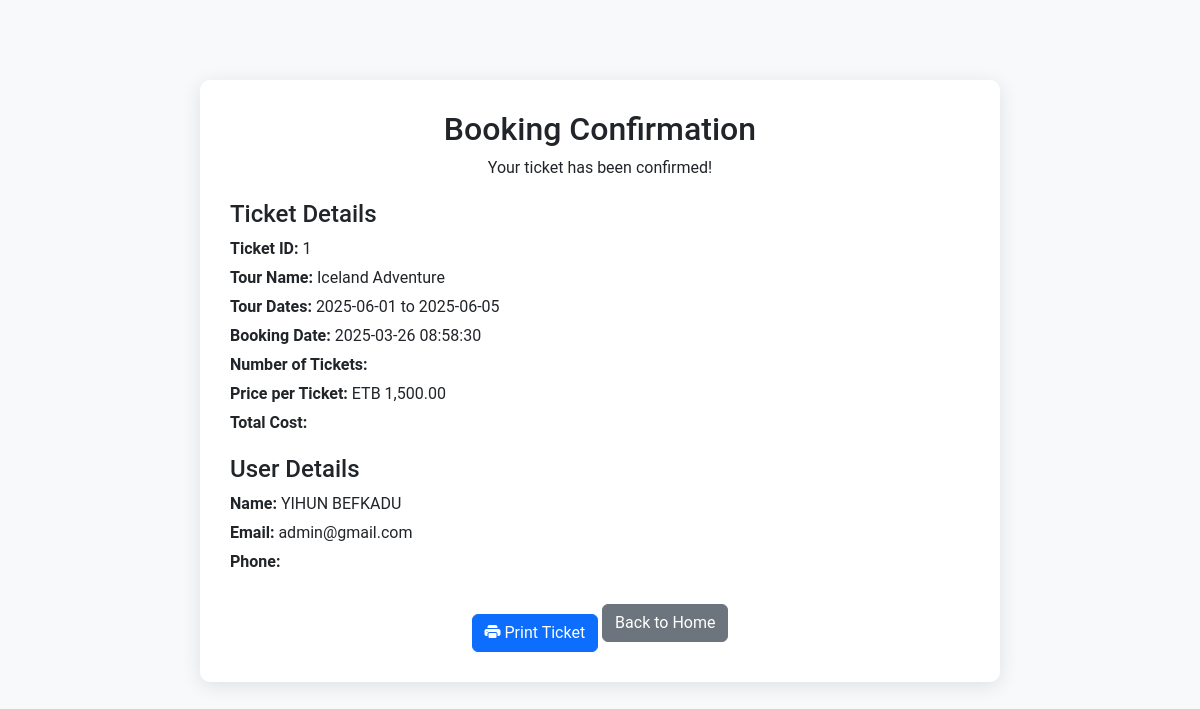
Screenshot of /booked.php?booking_id=1 (signed in) with the database file from the repository.
### tables this page shows
CREATE TABLE `bookings` (
  `booking_id` int(11) NOT NULL,
  `user_id` int(11) NOT NULL,
  `tour_id` int(11) NOT NULL,
  `booking_date` timestamp NOT NULL DEFAULT current_timestamp(),
  `status` enum('Confirmed','Pending','Cancelled') DEFAULT 'Pending',
  `booking_day` date DEFAULT NULL
);

CREATE TABLE `tours` (
  `tour_id` int(11) NOT NULL,
  `title` varchar(255) NOT NULL,
  `description` text NOT NULL,
  `price` decimal(10,2) NOT NULL,
  `start_date` date NOT NULL,
  `end_date` date NOT NULL,
  `location` varchar(255) NOT NULL,
  `main_image` varchar(255) DEFAULT NULL,
  `video_url` varchar(255) DEFAULT NULL,
  `created_at` timestamp NOT NULL DEFAULT current_timestamp(),
  `status` enum('active','inactive') DEFAULT 'active',
  `featured` tinyint(1) DEFAULT 0,
  `recommended` tinyint(1) DEFAULT 0
);

CREATE TABLE `users` (
  `user_id` int(11) NOT NULL,
  `name` varchar(255) NOT NULL,
  `email` varchar(255) NOT NULL,
  `password_hash` varchar(255) NOT NULL,
  `role` enum('Traveler','Admin') DEFAULT 'Traveler',
  `profile_picture` varchar(255) DEFAULT NULL,
  `nationality` varchar(100) DEFAULT NULL,
  `phone_number` varchar(15) DEFAULT NULL,
  `date_of_birth` date DEFAULT NULL,
  `preferred_language` varchar(50) DEFAULT NULL,
  `home_address` text DEFAULT NULL,
  `gender` enum('Male','Female') DEFAULT NULL,
  `created_at` timestamp NOT NULL DEFAULT current_timestamp()
);

### booked.php (the view, shortened to what this page needs)
<?php
include 'DB_Bifrost.php';
$booking_id = isset($_GET['booking_id']) ? intval($_GET['booking_id']) : 0;
$stmt = $pdo->prepare("SELECT
    b.booking_id,
    b.booking_date,
    b.booking_day,
    b.status,
    t.title AS tour_title,
    t.start_date,
    t.end_date,
    t.price,
    u.name AS user_name,
    u.email,
    u.phone_number
FROM bookings b
JOIN tours t ON b.tour_id = t.tour_id
JOIN users u ON b.user_id = u.user_id
WHERE b.booking_id = ?");
$stmt->execute([$booking_id]);
$booking = $stmt->fetch(PDO::FETCH_ASSOC);
?>
<!DOCTYPE html>
<html lang="en">
<head>
  <link rel="stylesheet" href="https://cdn.jsdelivr.net/npm/bootstrap@5.3.0-alpha1/dist/css/bootstrap.min.css">
  <link rel="stylesheet" href="https://cdn.jsdelivr.net/npm/bootstrap-icons@1.10.5/font/bootstrap-icons.css">
</head>
<body>
  <div class="container ticket-container">
    <div class="ticket-header">
      <h1>Booking Confirmation</h1>
      <p>Your ticket has been confirmed!</p>
    </div>
    <div class="ticket-details">
      <h4>Ticket Details</h4>
      <p><strong>Ticket ID:</strong> <?php echo $booking['booking_id']; ?></p>
      <p><strong>Tour Name:</strong> <?php echo htmlspecialchars($booking['tour_title']); ?></p>
      <p><strong>Tour Dates:</strong> <?php echo htmlspecialchars($booking['start_date']) . ' to ' . htmlspecialchars($booking['end_date']); ?></p>
      <p><strong>Booking Date:</strong> <?php echo $booking['booking_date']; ?></p>
      <p><strong>Number of Tickets:</strong> </p>
      <p><strong>Price per Ticket:</strong> ETB <?php echo number_format($booking['price'], 2); ?></p>
      <p><strong>Total Cost:</strong> </p>
    </div>
    <div class="ticket-details">
      <h4>User Details</h4>
      <p><strong>Name:</strong> <?php echo htmlspecialchars($booking['user_name']); ?></p>
      <p><strong>Email:</strong> <?php echo htmlspecialchars($booking['email']); ?></p>
      <p><strong>Phone:</strong> <?php echo htmlspecialchars($booking['phone_number']); ?></p>
    </div>
    <div class="ticket-footer no-print">
      <button class="btn btn-primary print-btn" onclick="window.print();"><i class="bi bi-printer-fill"></i> Print Ticket</button>
      <a href="index.php" class="btn btn-secondary">Back to Home</a>
    </div>
  </div>
</body>
</html>

### booked.php (style rules this page uses)
body { font-family: 'Roboto', sans-serif; background-color: #f8f9fa; }
.ticket-container { max-width: 800px; margin: 80px auto; background: #fff; border-radius: 10px; box-shadow: 0 4px 20px rgba(0,0,0,0.1); padding: 30px; }
.ticket-header { text-align: center; margin-bottom: 20px; }
.ticket-header h1 { font-size: 2rem; }
.ticket-details { margin-bottom: 20px; }
.ticket-details p { margin: 5px 0; }
.ticket-footer { text-align: center; }
.print-btn { margin-top: 20px; }

### rows the page displays
bookings: booking_id "1", tour.title "Iceland Adventure", tour.start_date "2025-06-01", tour.end_date "2025-06-05", booking_date "2025-03-26 08:58:30", tour.price "1,500.00", user.name "YIHUN BEFKADU", user.email "admin@gmail.com"
